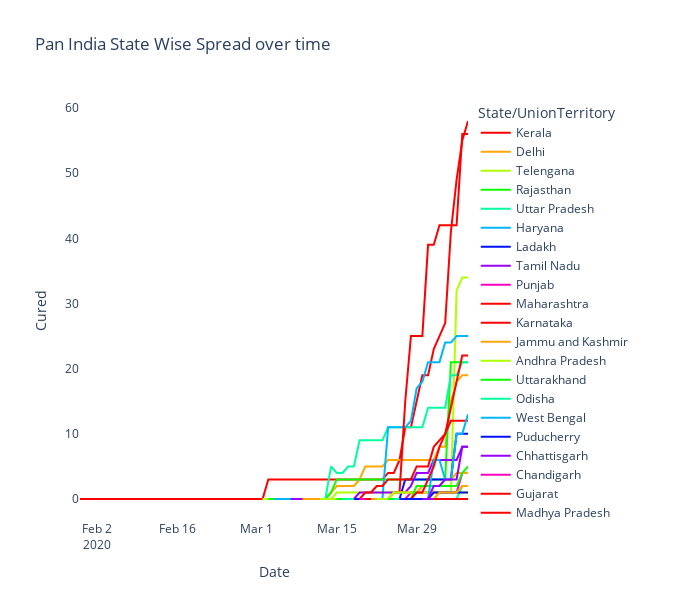

Here is the notebook cell this chart was saved with:
### Code cell
spread = CovidIndia.groupby(['Date', 'State/UnionTerritory'])['Cured'].sum().reset_index().sort_values('Date', ascending=True)
fig = px.line(spread, x="Date", y="Cured",color='State/UnionTerritory',title='Pan India State Wise Spread over time',height=500,
              color_discrete_sequence = px.colors.cyclical.HSV)
fig.update_layout(plot_bgcolor='rgb(275, 270, 273)',width=700, height=600)

### Figure 1 — Plotly figure (JSON) as saved in the notebook; plotly's stock layout.template omitted (floating-point values rounded to 4 significant figures)
{"data": [{"hovertemplate": "State/UnionTerritory=Kerala<br>Date=%{x}<br>Cured=%{y}<extra></extra>", "legendgroup": "Kerala", "line": {"color": "#ff0000", "dash": "solid"}, "mode": "lines", "name": "Kerala", "showlegend": true, "type": "scatter", "x": ["2020-01-30T00:00:00", "2020-01-31T00:00:00", "2020-02-01T00:00:00", "2020-02-02T00:00:00", "2020-02-03T00:00:00", "2020-02-04T00:00:00", "2020-02-05T00:00:00", "2020-02-06T00:00:00", "2020-02-07T00:00:00", "2020-02-08T00:00:00", "2020-02-09T00:00:00", "2020-02-10T00:00:00", "2020-02-11T00:00:00", "2020-02-12T00:00:00", "2020-02-13T00:00:00", "2020-02-14T00:00:00", "2020-02-15T00:00:00", "2020-02-16T00:00:00", "2020-02-17T00:00:00", "2020-02-18T00:00:00", "2020-02-19T00:00:00", "2020-02-20T00:00:00", "2020-02-21T00:00:00", "2020-02-22T00:00:00", "2020-02-23T00:00:00", "2020-02-24T00:00:00", "2020-02-25T00:00:00", "2020-02-26T00:00:00", "2020-02-27T00:00:00", "2020-02-28T00:00:00", "2020-02-29T00:00:00", "2020-03-01T00:00:00", "2020-03-02T00:00:00", "2020-03-03T00:00:00", "2020-03-04T00:00:00", "2020-03-05T00:00:00", "2020-03-06T00:00:00", "2020-03-07T00:00:00", "2020-03-08T00:00:00", "2020-03-09T00:00:00", "2020-03-10T00:00:00", "2020-03-11T00:00:00", "2020-03-12T00:00:00", "2020-03-13T00:00:00", "2020-03-14T00:00:00", "2020-03-15T00:00:00", "2020-03-16T00:00:00", "2020-03-17T00:00:00", "2020-03-18T00:00:00", "2020-03-19T00:00:00", "2020-03-20T00:00:00", "2020-03-21T00:00:00", "2020-03-22T00:00:00", "2020-03-23T00:00:00", "2020-03-24T00:00:00", "2020-03-25T00:00:00", "2020-03-26T00:00:00", "2020-03-27T00:00:00", "2020-03-28T00:00:00", "2020-03-29T00:00:00", "2020-03-30T00:00:00", "2020-03-31T00:00:00", "2020-04-01T00:00:00", "2020-04-02T00:00:00", "2020-04-03T00:00:00", "2020-04-04T00:00:00", "2020-04-05T00:00:00", "2020-04-06T00:00:00", "2020-04-07T00:00:00"], "xaxis": "x", "y": [0, 0, 0, 0, 0, 0, 0, 0, 0, 0, 0, 0, 0, 0, 0, 0, 0, 0, 0, 0, 0, 0, 0, 0, 0, 0, 0, 0, 0, 0, 0, 0, 0, 3, 3, 3, 3, 3, 3, 3, 3, 3, 3, 3, 3, 3, 3, 3, 3, 3, 3, 3, 3, 3, 4, 4, 6, 11, 11, 15, 19, 19, 23, 25, 27, 41, 49, 55, 58], "yaxis": "y"}, {"hovertemplate": "State/UnionTerritory=Delhi<br>Date=%{x}<br>Cured=%{y}<extra></extra>", "legendgroup": "Delhi", "line": {"color": "#ffa700", "dash": "solid"}, "mode": "lines", "name": "Delhi", "showlegend": true, "type": "scatter", "x": ["2020-03-02T00:00:00", "2020-03-03T00:00:00", "2020-03-04T00:00:00", "2020-03-05T00:00:00", "2020-03-06T00:00:00", "2020-03-07T00:00:00", "2020-03-08T00:00:00", "2020-03-09T00:00:00", "2020-03-10T00:00:00", "2020-03-11T00:00:00", "2020-03-12T00:00:00", "2020-03-13T00:00:00", "2020-03-14T00:00:00", "2020-03-15T00:00:00", "2020-03-16T00:00:00", "2020-03-17T00:00:00", "2020-03-18T00:00:00", "2020-03-19T00:00:00", "2020-03-20T00:00:00", "2020-03-21T00:00:00", "2020-03-22T00:00:00", "2020-03-23T00:00:00", "2020-03-24T00:00:00", "2020-03-25T00:00:00", "2020-03-26T00:00:00", "2020-03-27T00:00:00", "2020-03-28T00:00:00", "2020-03-29T00:00:00", "2020-03-30T00:00:00", "2020-03-31T00:00:00", "2020-04-01T00:00:00", "2020-04-02T00:00:00", "2020-04-03T00:00:00", "2020-04-04T00:00:00", "2020-04-05T00:00:00", "2020-04-06T00:00:00", "2020-04-07T00:00:00"], "xaxis": "x", "y": [0, 0, 0, 0, 0, 0, 0, 0, 0, 0, 0, 0, 1, 2, 2, 2, 2, 3, 5, 5, 5, 5, 6, 6, 6, 6, 6, 6, 6, 6, 6, 8, 8, 15, 18, 19, 19], "yaxis": "y"}, {"hovertemplate": "State/UnionTerritory=Telengana<br>Date=%{x}<br>Cured=%{y}<extra></extra>", "legendgroup": "Telengana", "line": {"color": "#afff00", "dash": "solid"}, "mode": "lines", "name": "Telengana", "showlegend": true, "type": "scatter", "x": ["2020-03-02T00:00:00", "2020-03-03T00:00:00", "2020-03-04T00:00:00", "2020-03-05T00:00:00", "2020-03-06T00:00:00", "2020-03-07T00:00:00", "2020-03-08T00:00:00", "2020-03-09T00:00:00", "2020-03-10T00:00:00", "2020-03-11T00:00:00", "2020-03-12T00:00:00", "2020-03-13T00:00:00", "2020-03-14T00:00:00", "2020-03-15T00:00:00", "2020-03-16T00:00:00", "2020-03-17T00:00:00", "2020-03-18T00:00:00", "2020-03-19T00:00:00", "2020-03-20T00:00:00", "2020-03-21T00:00:00", "2020-03-22T00:00:00", "2020-03-23T00:00:00", "2020-03-24T00:00:00", "2020-03-25T00:00:00", "2020-03-26T00:00:00", "2020-03-27T00:00:00", "2020-03-28T00:00:00", "2020-03-29T00:00:00", "2020-03-30T00:00:00", "2020-03-31T00:00:00", "2020-04-01T00:00:00", "2020-04-02T00:00:00", "2020-04-03T00:00:00", "2020-04-04T00:00:00", "2020-04-05T00:00:00", "2020-04-06T00:00:00", "2020-04-07T00:00:00"], "xaxis": "x", "y": [0, 0, 0, 0, 0, 0, 0, 0, 0, 0, 0, 0, 0, 1, 1, 1, 1, 1, 1, 1, 1, 1, 1, 1, 1, 1, 1, 1, 1, 1, 1, 1, 1, 1, 32, 34, 34], "yaxis": "y"}, {"hovertemplate": "State/UnionTerritory=Rajasthan<br>Date=%{x}<br>Cured=%{y}<extra></extra>", "legendgroup": "Rajasthan", "line": {"color": "#08ff00", "dash": "solid"}, "mode": "lines", "name": "Rajasthan", "showlegend": true, "type": "scatter", "x": ["2020-03-03T00:00:00", "2020-03-04T00:00:00", "2020-03-05T00:00:00", "2020-03-06T00:00:00", "2020-03-07T00:00:00", "2020-03-08T00:00:00", "2020-03-09T00:00:00", "2020-03-10T00:00:00", "2020-03-11T00:00:00", "2020-03-12T00:00:00", "2020-03-13T00:00:00", "2020-03-14T00:00:00", "2020-03-15T00:00:00", "2020-03-16T00:00:00", "2020-03-17T00:00:00", "2020-03-18T00:00:00", "2020-03-19T00:00:00", "2020-03-20T00:00:00", "2020-03-21T00:00:00", "2020-03-22T00:00:00", "2020-03-23T00:00:00", "2020-03-24T00:00:00", "2020-03-25T00:00:00", "2020-03-26T00:00:00", "2020-03-27T00:00:00", "2020-03-28T00:00:00", "2020-03-29T00:00:00", "2020-03-30T00:00:00", "2020-03-31T00:00:00", "2020-04-01T00:00:00", "2020-04-02T00:00:00", "2020-04-03T00:00:00", "2020-04-04T00:00:00", "2020-04-05T00:00:00", "2020-04-06T00:00:00", "2020-04-07T00:00:00"], "xaxis": "x", "y": [0, 0, 0, 0, 0, 0, 0, 0, 0, 0, 0, 1, 3, 3, 3, 3, 3, 3, 3, 3, 3, 3, 3, 3, 3, 3, 3, 3, 3, 3, 3, 3, 21, 21, 21, 21], "yaxis": "y"}, {"hovertemplate": "State/UnionTerritory=Uttar Pradesh<br>Date=%{x}<br>Cured=%{y}<extra></extra>", "legendgroup": "Uttar Pradesh", "line": {"color": "#00ff9f", "dash": "solid"}, "mode": "lines", "name": "Uttar Pradesh", "showlegend": true, "type": "scatter", "x": ["2020-03-04T00:00:00", "2020-03-05T00:00:00", "2020-03-06T00:00:00", "2020-03-07T00:00:00", "2020-03-08T00:00:00", "2020-03-09T00:00:00", "2020-03-10T00:00:00", "2020-03-11T00:00:00", "2020-03-12T00:00:00", "2020-03-13T00:00:00", "2020-03-14T00:00:00", "2020-03-15T00:00:00", "2020-03-16T00:00:00", "2020-03-17T00:00:00", "2020-03-18T00:00:00", "2020-03-19T00:00:00", "2020-03-20T00:00:00", "2020-03-21T00:00:00", "2020-03-22T00:00:00", "2020-03-23T00:00:00", "2020-03-24T00:00:00", "2020-03-25T00:00:00", "2020-03-26T00:00:00", "2020-03-27T00:00:00", "2020-03-28T00:00:00", "2020-03-29T00:00:00", "2020-03-30T00:00:00", "2020-03-31T00:00:00", "2020-04-01T00:00:00", "2020-04-02T00:00:00", "2020-04-03T00:00:00", "2020-04-04T00:00:00", "2020-04-05T00:00:00", "2020-04-06T00:00:00", "2020-04-07T00:00:00"], "xaxis": "x", "y": [0, 0, 0, 0, 0, 0, 0, 0, 0, 0, 5, 4, 4, 5, 5, 9, 9, 9, 9, 9, 11, 11, 11, 11, 11, 11, 11, 14, 14, 14, 14, 19, 19, 21, 21], "yaxis": "y"}, {"hovertemplate": "State/UnionTerritory=Haryana<br>Date=%{x}<br>Cured=%{y}<extra></extra>", "legendgroup": "Haryana", "line": {"color": "#00b7ff", "dash": "solid"}, "mode": "lines", "name": "Haryana", "showlegend": true, "type": "scatter", "x": ["2020-03-04T00:00:00", "2020-03-05T00:00:00", "2020-03-06T00:00:00", "2020-03-07T00:00:00", "2020-03-08T00:00:00", "2020-03-09T00:00:00", "2020-03-10T00:00:00", "2020-03-11T00:00:00", "2020-03-12T00:00:00", "2020-03-13T00:00:00", "2020-03-14T00:00:00", "2020-03-15T00:00:00", "2020-03-16T00:00:00", "2020-03-17T00:00:00", "2020-03-18T00:00:00", "2020-03-19T00:00:00", "2020-03-20T00:00:00", "2020-03-21T00:00:00", "2020-03-22T00:00:00", "2020-03-23T00:00:00", "2020-03-24T00:00:00", "2020-03-25T00:00:00", "2020-03-26T00:00:00", "2020-03-27T00:00:00", "2020-03-28T00:00:00", "2020-03-29T00:00:00", "2020-03-30T00:00:00", "2020-03-31T00:00:00", "2020-04-01T00:00:00", "2020-04-02T00:00:00", "2020-04-03T00:00:00", "2020-04-04T00:00:00", "2020-04-05T00:00:00", "2020-04-06T00:00:00", "2020-04-07T00:00:00"], "xaxis": "x", "y": [0, 0, 0, 0, 0, 0, 0, 0, 0, 0, 0, 0, 0, 0, 0, 0, 0, 0, 0, 0, 11, 11, 11, 11, 12, 17, 18, 21, 21, 21, 24, 24, 25, 25, 25], "yaxis": "y"}, {"hovertemplate": "State/UnionTerritory=Ladakh<br>Date=%{x}<br>Cured=%{y}<extra></extra>", "legendgroup": "Ladakh", "line": {"color": "#0010ff", "dash": "solid"}, "mode": "lines", "name": "Ladakh", "showlegend": true, "type": "scatter", "x": ["2020-03-07T00:00:00", "2020-03-08T00:00:00", "2020-03-09T00:00:00", "2020-03-10T00:00:00", "2020-03-11T00:00:00", "2020-03-12T00:00:00", "2020-03-13T00:00:00", "2020-03-14T00:00:00", "2020-03-15T00:00:00", "2020-03-16T00:00:00", "2020-03-17T00:00:00", "2020-03-18T00:00:00", "2020-03-19T00:00:00", "2020-03-20T00:00:00", "2020-03-21T00:00:00", "2020-03-22T00:00:00", "2020-03-23T00:00:00", "2020-03-24T00:00:00", "2020-03-25T00:00:00", "2020-03-26T00:00:00", "2020-03-27T00:00:00", "2020-03-28T00:00:00", "2020-03-29T00:00:00", "2020-03-30T00:00:00", "2020-03-31T00:00:00", "2020-04-01T00:00:00", "2020-04-02T00:00:00", "2020-04-03T00:00:00", "2020-04-04T00:00:00", "2020-04-05T00:00:00", "2020-04-06T00:00:00", "2020-04-07T00:00:00"], "xaxis": "x", "y": [0, 0, 0, 0, 0, 0, 0, 0, 0, 0, 0, 0, 0, 0, 0, 0, 0, 0, 0, 0, 3, 3, 3, 3, 3, 3, 3, 3, 3, 10, 10, 10], "yaxis": "y"}, {"hovertemplate": "State/UnionTerritory=Tamil Nadu<br>Date=%{x}<br>Cured=%{y}<extra></extra>", "legendgroup": "Tamil Nadu", "line": {"color": "#9700ff", "dash": "solid"}, "mode": "lines", "name": "Tamil Nadu", "showlegend": true, "type": "scatter", "x": ["2020-03-07T00:00:00", "2020-03-08T00:00:00", "2020-03-09T00:00:00", "2020-03-10T00:00:00", "2020-03-11T00:00:00", "2020-03-12T00:00:00", "2020-03-13T00:00:00", "2020-03-14T00:00:00", "2020-03-15T00:00:00", "2020-03-16T00:00:00", "2020-03-17T00:00:00", "2020-03-18T00:00:00", "2020-03-19T00:00:00", "2020-03-20T00:00:00", "2020-03-21T00:00:00", "2020-03-22T00:00:00", "2020-03-23T00:00:00", "2020-03-24T00:00:00", "2020-03-25T00:00:00", "2020-03-26T00:00:00", "2020-03-27T00:00:00", "2020-03-28T00:00:00", "2020-03-29T00:00:00", "2020-03-30T00:00:00", "2020-03-31T00:00:00", "2020-04-01T00:00:00", "2020-04-02T00:00:00", "2020-04-03T00:00:00", "2020-04-04T00:00:00", "2020-04-05T00:00:00", "2020-04-06T00:00:00", "2020-04-07T00:00:00"], "xaxis": "x", "y": [0, 0, 0, 0, 0, 0, 0, 0, 0, 0, 0, 0, 1, 1, 1, 1, 1, 1, 1, 1, 1, 2, 4, 4, 4, 6, 6, 6, 6, 6, 8, 8], "yaxis": "y"}, {"hovertemplate": "State/UnionTerritory=Punjab<br>Date=%{x}<br>Cured=%{y}<extra></extra>", "legendgroup": "Punjab", "line": {"color": "#ff00bf", "dash": "solid"}, "mode": "lines", "name": "Punjab", "showlegend": true, "type": "scatter", "x": ["2020-03-09T00:00:00", "2020-03-10T00:00:00", "2020-03-11T00:00:00", "2020-03-12T00:00:00", "2020-03-13T00:00:00", "2020-03-14T00:00:00", "2020-03-15T00:00:00", "2020-03-16T00:00:00", "2020-03-17T00:00:00", "2020-03-18T00:00:00", "2020-03-19T00:00:00", "2020-03-20T00:00:00", "2020-03-21T00:00:00", "2020-03-22T00:00:00", "2020-03-23T00:00:00", "2020-03-24T00:00:00", "2020-03-25T00:00:00", "2020-03-26T00:00:00", "2020-03-27T00:00:00", "2020-03-28T00:00:00", "2020-03-29T00:00:00", "2020-03-30T00:00:00", "2020-03-31T00:00:00", "2020-04-01T00:00:00", "2020-04-02T00:00:00", "2020-04-03T00:00:00", "2020-04-04T00:00:00", "2020-04-05T00:00:00", "2020-04-06T00:00:00", "2020-04-07T00:00:00"], "xaxis": "x", "y": [0, 0, 0, 0, 0, 0, 0, 0, 0, 0, 0, 0, 0, 0, 0, 0, 0, 0, 0, 1, 1, 1, 1, 1, 1, 1, 1, 1, 4, 4], "yaxis": "y"}, {"hovertemplate": "State/UnionTerritory=Maharashtra<br>Date=%{x}<br>Cured=%{y}<extra></extra>", "legendgroup": "Maharashtra", "line": {"color": "#ff0000", "dash": "solid"}, "mode": "lines", "name": "Maharashtra", "showlegend": true, "type": "scatter", "x": ["2020-03-09T00:00:00", "2020-03-10T00:00:00", "2020-03-11T00:00:00", "2020-03-12T00:00:00", "2020-03-13T00:00:00", "2020-03-14T00:00:00", "2020-03-15T00:00:00", "2020-03-16T00:00:00", "2020-03-17T00:00:00", "2020-03-18T00:00:00", "2020-03-19T00:00:00", "2020-03-20T00:00:00", "2020-03-21T00:00:00", "2020-03-22T00:00:00", "2020-03-23T00:00:00", "2020-03-24T00:00:00", "2020-03-25T00:00:00", "2020-03-26T00:00:00", "2020-03-27T00:00:00", "2020-03-28T00:00:00", "2020-03-29T00:00:00", "2020-03-30T00:00:00", "2020-03-31T00:00:00", "2020-04-01T00:00:00", "2020-04-02T00:00:00", "2020-04-03T00:00:00", "2020-04-04T00:00:00", "2020-04-05T00:00:00", "2020-04-06T00:00:00", "2020-04-07T00:00:00"], "xaxis": "x", "y": [0, 0, 0, 0, 0, 0, 0, 0, 0, 0, 0, 0, 0, 0, 0, 0, 1, 1, 15, 25, 25, 25, 39, 39, 42, 42, 42, 42, 56, 56], "yaxis": "y"}, {"hovertemplate": "State/UnionTerritory=Karnataka<br>Date=%{x}<br>Cured=%{y}<extra></extra>", "legendgroup": "Karnataka", "line": {"color": "#ff0000", "dash": "solid"}, "mode": "lines", "name": "Karnataka", "showlegend": true, "type": "scatter", "x": ["2020-03-09T00:00:00", "2020-03-10T00:00:00", "2020-03-11T00:00:00", "2020-03-12T00:00:00", "2020-03-13T00:00:00", "2020-03-14T00:00:00", "2020-03-15T00:00:00", "2020-03-16T00:00:00", "2020-03-17T00:00:00", "2020-03-18T00:00:00", "2020-03-19T00:00:00", "2020-03-20T00:00:00", "2020-03-21T00:00:00", "2020-03-22T00:00:00", "2020-03-23T00:00:00", "2020-03-24T00:00:00", "2020-03-25T00:00:00", "2020-03-26T00:00:00", "2020-03-27T00:00:00", "2020-03-28T00:00:00", "2020-03-29T00:00:00", "2020-03-30T00:00:00", "2020-03-31T00:00:00", "2020-04-01T00:00:00", "2020-04-02T00:00:00", "2020-04-03T00:00:00", "2020-04-04T00:00:00", "2020-04-05T00:00:00", "2020-04-06T00:00:00", "2020-04-07T00:00:00"], "xaxis": "x", "y": [0, 0, 0, 0, 0, 0, 0, 0, 0, 0, 0, 1, 1, 2, 2, 3, 3, 3, 3, 3, 5, 5, 5, 8, 9, 10, 12, 12, 12, 12], "yaxis": "y"}, {"hovertemplate": "State/UnionTerritory=Jammu and Kashmir<br>Date=%{x}<br>Cured=%{y}<extra></extra>", "legendgroup": "Jammu and Kashmir", "line": {"color": "#ffa700", "dash": "solid"}, "mode": "lines", "name": "Jammu and Kashmir", "showlegend": true, "type": "scatter", "x": ["2020-03-09T00:00:00", "2020-03-10T00:00:00", "2020-03-11T00:00:00", "2020-03-12T00:00:00", "2020-03-13T00:00:00", "2020-03-14T00:00:00", "2020-03-15T00:00:00", "2020-03-16T00:00:00", "2020-03-17T00:00:00", "2020-03-18T00:00:00", "2020-03-19T00:00:00", "2020-03-20T00:00:00", "2020-03-21T00:00:00", "2020-03-22T00:00:00", "2020-03-23T00:00:00", "2020-03-24T00:00:00", "2020-03-25T00:00:00", "2020-03-26T00:00:00", "2020-03-27T00:00:00", "2020-03-28T00:00:00", "2020-03-29T00:00:00", "2020-03-30T00:00:00", "2020-03-31T00:00:00", "2020-04-01T00:00:00", "2020-04-02T00:00:00", "2020-04-03T00:00:00", "2020-04-04T00:00:00", "2020-04-05T00:00:00", "2020-04-06T00:00:00", "2020-04-07T00:00:00"], "xaxis": "x", "y": [0, 0, 0, 0, 0, 0, 0, 0, 0, 0, 0, 0, 0, 0, 0, 0, 1, 1, 1, 1, 1, 2, 2, 2, 2, 3, 3, 4, 4, 4], "yaxis": "y"}, {"hovertemplate": "State/UnionTerritory=Andhra Pradesh<br>Date=%{x}<br>Cured=%{y}<extra></extra>", "legendgroup": "Andhra Pradesh", "line": {"color": "#afff00", "dash": "solid"}, "mode": "lines", "name": "Andhra Pradesh", "showlegend": true, "type": "scatter", "x": ["2020-03-12T00:00:00", "2020-03-13T00:00:00", "2020-03-14T00:00:00", "2020-03-15T00:00:00", "2020-03-16T00:00:00", "2020-03-17T00:00:00", "2020-03-18T00:00:00", "2020-03-19T00:00:00", "2020-03-20T00:00:00", "2020-03-21T00:00:00", "2020-03-22T00:00:00", "2020-03-23T00:00:00", "2020-03-24T00:00:00", "2020-03-25T00:00:00", "2020-03-26T00:00:00", "2020-03-27T00:00:00", "2020-03-28T00:00:00", "2020-03-29T00:00:00", "2020-03-30T00:00:00", "2020-03-31T00:00:00", "2020-04-01T00:00:00", "2020-04-02T00:00:00", "2020-04-03T00:00:00", "2020-04-04T00:00:00", "2020-04-05T00:00:00", "2020-04-06T00:00:00", "2020-04-07T00:00:00"], "xaxis": "x", "y": [0, 0, 0, 0, 0, 0, 0, 0, 0, 0, 0, 0, 0, 1, 1, 1, 1, 1, 1, 1, 1, 1, 1, 1, 1, 1, 1], "yaxis": "y"}, {"hovertemplate": "State/UnionTerritory=Uttarakhand<br>Date=%{x}<br>Cured=%{y}<extra></extra>", "legendgroup": "Uttarakhand", "line": {"color": "#08ff00", "dash": "solid"}, "mode": "lines", "name": "Uttarakhand", "showlegend": true, "type": "scatter", "x": ["2020-03-15T00:00:00", "2020-03-16T00:00:00", "2020-03-17T00:00:00", "2020-03-18T00:00:00", "2020-03-19T00:00:00", "2020-03-20T00:00:00", "2020-03-21T00:00:00", "2020-03-22T00:00:00", "2020-03-23T00:00:00", "2020-03-24T00:00:00", "2020-03-25T00:00:00", "2020-03-26T00:00:00", "2020-03-27T00:00:00", "2020-03-28T00:00:00", "2020-03-29T00:00:00", "2020-03-30T00:00:00", "2020-03-31T00:00:00", "2020-04-01T00:00:00", "2020-04-02T00:00:00", "2020-04-03T00:00:00", "2020-04-04T00:00:00", "2020-04-05T00:00:00", "2020-04-06T00:00:00", "2020-04-07T00:00:00"], "xaxis": "x", "y": [0, 0, 0, 0, 0, 0, 0, 0, 0, 0, 0, 0, 0, 0, 2, 2, 2, 2, 2, 2, 2, 2, 4, 5], "yaxis": "y"}, {"hovertemplate": "State/UnionTerritory=Odisha<br>Date=%{x}<br>Cured=%{y}<extra></extra>", "legendgroup": "Odisha", "line": {"color": "#00ff9f", "dash": "solid"}, "mode": "lines", "name": "Odisha", "showlegend": true, "type": "scatter", "x": ["2020-03-16T00:00:00", "2020-03-17T00:00:00", "2020-03-18T00:00:00", "2020-03-19T00:00:00", "2020-03-20T00:00:00", "2020-03-21T00:00:00", "2020-03-22T00:00:00", "2020-03-23T00:00:00", "2020-03-24T00:00:00", "2020-03-25T00:00:00", "2020-03-26T00:00:00", "2020-03-27T00:00:00", "2020-03-28T00:00:00", "2020-03-29T00:00:00", "2020-03-30T00:00:00", "2020-03-31T00:00:00", "2020-04-01T00:00:00", "2020-04-02T00:00:00", "2020-04-03T00:00:00", "2020-04-04T00:00:00", "2020-04-05T00:00:00", "2020-04-06T00:00:00", "2020-04-07T00:00:00"], "xaxis": "x", "y": [0, 0, 0, 0, 0, 0, 0, 0, 0, 0, 0, 0, 0, 0, 0, 0, 0, 0, 0, 0, 0, 2, 2], "yaxis": "y"}, {"hovertemplate": "State/UnionTerritory=West Bengal<br>Date=%{x}<br>Cured=%{y}<extra></extra>", "legendgroup": "West Bengal", "line": {"color": "#00b7ff", "dash": "solid"}, "mode": "lines", "name": "West Bengal", "showlegend": true, "type": "scatter", "x": ["2020-03-18T00:00:00", "2020-03-19T00:00:00", "2020-03-20T00:00:00", "2020-03-21T00:00:00", "2020-03-22T00:00:00", "2020-03-23T00:00:00", "2020-03-24T00:00:00", "2020-03-25T00:00:00", "2020-03-26T00:00:00", "2020-03-27T00:00:00", "2020-03-28T00:00:00", "2020-03-29T00:00:00", "2020-03-30T00:00:00", "2020-03-31T00:00:00", "2020-04-01T00:00:00", "2020-04-02T00:00:00", "2020-04-03T00:00:00", "2020-04-04T00:00:00", "2020-04-05T00:00:00", "2020-04-06T00:00:00", "2020-04-07T00:00:00"], "xaxis": "x", "y": [0, 0, 0, 0, 0, 0, 0, 0, 0, 0, 0, 0, 0, 0, 6, 6, 3, 3, 10, 10, 13], "yaxis": "y"}, {"hovertemplate": "State/UnionTerritory=Puducherry<br>Date=%{x}<br>Cured=%{y}<extra></extra>", "legendgroup": "Puducherry", "line": {"color": "#0010ff", "dash": "solid"}, "mode": "lines", "name": "Puducherry", "showlegend": true, "type": "scatter", "x": ["2020-03-18T00:00:00", "2020-03-19T00:00:00", "2020-03-20T00:00:00", "2020-03-21T00:00:00", "2020-03-22T00:00:00", "2020-03-23T00:00:00", "2020-03-24T00:00:00", "2020-03-25T00:00:00", "2020-03-26T00:00:00", "2020-03-27T00:00:00", "2020-03-28T00:00:00", "2020-03-29T00:00:00", "2020-03-30T00:00:00", "2020-03-31T00:00:00", "2020-04-01T00:00:00", "2020-04-02T00:00:00", "2020-04-03T00:00:00", "2020-04-04T00:00:00", "2020-04-05T00:00:00", "2020-04-06T00:00:00", "2020-04-07T00:00:00"], "xaxis": "x", "y": [0, 0, 0, 0, 0, 0, 0, 0, 0, 0, 0, 0, 0, 0, 1, 1, 1, 1, 1, 1, 1], "yaxis": "y"}, {"hovertemplate": "State/UnionTerritory=Chhattisgarh<br>Date=%{x}<br>Cured=%{y}<extra></extra>", "legendgroup": "Chhattisgarh", "line": {"color": "#9700ff", "dash": "solid"}, "mode": "lines", "name": "Chhattisgarh", "showlegend": true, "type": "scatter", "x": ["2020-03-19T00:00:00", "2020-03-20T00:00:00", "2020-03-21T00:00:00", "2020-03-22T00:00:00", "2020-03-23T00:00:00", "2020-03-24T00:00:00", "2020-03-25T00:00:00", "2020-03-26T00:00:00", "2020-03-27T00:00:00", "2020-03-28T00:00:00", "2020-03-29T00:00:00", "2020-03-30T00:00:00", "2020-03-31T00:00:00", "2020-04-01T00:00:00", "2020-04-02T00:00:00", "2020-04-03T00:00:00", "2020-04-04T00:00:00", "2020-04-05T00:00:00", "2020-04-06T00:00:00", "2020-04-07T00:00:00"], "xaxis": "x", "y": [0, 0, 0, 0, 0, 0, 0, 0, 0, 0, 0, 0, 0, 2, 2, 3, 3, 3, 8, 8], "yaxis": "y"}, {"hovertemplate": "State/UnionTerritory=Chandigarh<br>Date=%{x}<br>Cured=%{y}<extra></extra>", "legendgroup": "Chandigarh", "line": {"color": "#ff00bf", "dash": "solid"}, "mode": "lines", "name": "Chandigarh", "showlegend": true, "type": "scatter", "x": ["2020-03-19T00:00:00", "2020-03-20T00:00:00", "2020-03-21T00:00:00", "2020-03-22T00:00:00", "2020-03-23T00:00:00", "2020-03-24T00:00:00", "2020-03-25T00:00:00", "2020-03-26T00:00:00", "2020-03-27T00:00:00", "2020-03-28T00:00:00", "2020-03-29T00:00:00", "2020-03-30T00:00:00", "2020-03-31T00:00:00", "2020-04-01T00:00:00", "2020-04-02T00:00:00", "2020-04-03T00:00:00", "2020-04-04T00:00:00", "2020-04-05T00:00:00", "2020-04-06T00:00:00", "2020-04-07T00:00:00"], "xaxis": "x", "y": [0, 0, 0, 0, 0, 0, 0, 0, 0, 0, 0, 0, 0, 0, 0, 0, 0, 0, 0, 0], "yaxis": "y"}, {"hovertemplate": "State/UnionTerritory=Gujarat<br>Date=%{x}<br>Cured=%{y}<extra></extra>", "legendgroup": "Gujarat", "line": {"color": "#ff0000", "dash": "solid"}, "mode": "lines", "name": "Gujarat", "showlegend": true, "type": "scatter", "x": ["2020-03-20T00:00:00", "2020-03-21T00:00:00", "2020-03-22T00:00:00", "2020-03-23T00:00:00", "2020-03-24T00:00:00", "2020-03-25T00:00:00", "2020-03-26T00:00:00", "2020-03-27T00:00:00", "2020-03-28T00:00:00", "2020-03-29T00:00:00", "2020-03-30T00:00:00", "2020-03-31T00:00:00", "2020-04-01T00:00:00", "2020-04-02T00:00:00", "2020-04-03T00:00:00", "2020-04-04T00:00:00", "2020-04-05T00:00:00", "2020-04-06T00:00:00", "2020-04-07T00:00:00"], "xaxis": "x", "y": [0, 0, 0, 0, 0, 0, 0, 0, 0, 1, 1, 3, 5, 8, 10, 14, 18, 22, 22], "yaxis": "y"}, {"hovertemplate": "State/UnionTerritory=Madhya Pradesh<br>Date=%{x}<br>Cured=%{y}<extra></extra>", "legendgroup": "Madhya Pradesh", "line": {"color": "#ff0000", "dash": "solid"}, "mode": "lines", "name": "Madhya Pradesh", "showlegend": true, "type": "scatter", "x": ["2020-03-21T00:00:00", "2020-03-22T00:00:00", "2020-03-23T00:00:00", "2020-03-24T00:00:00", "2020-03-25T00:00:00", "2020-03-26T00:00:00", "2020-03-27T00:00:00", "2020-03-28T00:00:00", "2020-03-29T00:00:00", "2020-03-30T00:00:00", "2020-03-31T00:00:00", "2020-04-01T00:00:00", "2020-04-02T00:00:00", "2020-04-03T00:00:00", "2020-04-04T00:00:00", "2020-04-05T00:00:00", "2020-04-06T00:00:00", "2020-04-07T00:00:00"], "xaxis": "x", "y": [0, 0, 0, 0, 0, 0, 0, 0, 0, 0, 0, 0, 0, 0, 0, 0, 0, 0], "yaxis": "y"}, {"hovertemplate": "State/UnionTerritory=Himachal Pradesh<br>Date=%{x}<br>Cured=%{y}<extra></extra>", "legendgroup": "Himachal Pradesh", "line": {"color": "#ffa700", "dash": "solid"}, "mode": "lines", "name": "Himachal Pradesh", "showlegend": true, "type": "scatter", "x": ["2020-03-21T00:00:00", "2020-03-22T00:00:00", "2020-03-23T00:00:00", "2020-03-24T00:00:00", "2020-03-25T00:00:00", "2020-03-26T00:00:00", "2020-03-27T00:00:00", "2020-03-28T00:00:00", "2020-03-29T00:00:00", "2020-03-30T00:00:00", "2020-03-31T00:00:00", "2020-04-01T00:00:00", "2020-04-02T00:00:00", "2020-04-03T00:00:00", "2020-04-04T00:00:00", "2020-04-05T00:00:00", "2020-04-06T00:00:00", "2020-04-07T00:00:00"], "xaxis": "x", "y": [0, 0, 0, 0, 0, 0, 0, 0, 0, 0, 0, 0, 1, 1, 1, 1, 2, 2], "yaxis": "y"}, {"hovertemplate": "State/UnionTerritory=Bihar<br>Date=%{x}<br>Cured=%{y}<extra></extra>", "legendgroup": "Bihar", "line": {"color": "#afff00", "dash": "solid"}, "mode": "lines", "name": "Bihar", "showlegend": true, "type": "scatter", "x": ["2020-03-22T00:00:00", "2020-03-23T00:00:00", "2020-03-24T00:00:00", "2020-03-25T00:00:00", "2020-03-26T00:00:00", "2020-03-27T00:00:00", "2020-03-28T00:00:00", "2020-03-29T00:00:00", "2020-03-30T00:00:00", "2020-03-31T00:00:00", "2020-04-01T00:00:00", "2020-04-02T00:00:00", "2020-04-03T00:00:00", "2020-04-04T00:00:00", "2020-04-05T00:00:00", "2020-04-06T00:00:00", "2020-04-07T00:00:00"], "xaxis": "x", "y": [0, 0, 0, 0, 0, 0, 0, 0, 0, 0, 0, 0, 0, 0, 0, 0, 0], "yaxis": "y"}, {"hovertemplate": "State/UnionTerritory=Manipur<br>Date=%{x}<br>Cured=%{y}<extra></extra>", "legendgroup": "Manipur", "line": {"color": "#08ff00", "dash": "solid"}, "mode": "lines", "name": "Manipur", "showlegend": true, "type": "scatter", "x": ["2020-03-24T00:00:00", "2020-03-25T00:00:00", "2020-03-26T00:00:00", "2020-03-27T00:00:00", "2020-03-28T00:00:00", "2020-03-29T00:00:00", "2020-03-30T00:00:00", "2020-03-31T00:00:00", "2020-04-01T00:00:00", "2020-04-02T00:00:00", "2020-04-03T00:00:00", "2020-04-04T00:00:00", "2020-04-05T00:00:00", "2020-04-06T00:00:00", "2020-04-07T00:00:00"], "xaxis": "x", "y": [0, 0, 0, 0, 0, 0, 0, 0, 0, 0, 0, 0, 0, 0, 0], "yaxis": "y"}, {"hovertemplate": "State/UnionTerritory=Mizoram<br>Date=%{x}<br>Cured=%{y}<extra></extra>", "legendgroup": "Mizoram", "line": {"color": "#00ff9f", "dash": "solid"}, "mode": "lines", "name": "Mizoram", "showlegend": true, "type": "scatter", "x": ["2020-03-25T00:00:00", "2020-03-26T00:00:00", "2020-03-27T00:00:00", "2020-03-28T00:00:00", "2020-03-29T00:00:00", "2020-03-30T00:00:00", "2020-03-31T00:00:00", "2020-04-01T00:00:00", "2020-04-02T00:00:00", "2020-04-03T00:00:00", "2020-04-04T00:00:00", "2020-04-05T00:00:00", "2020-04-06T00:00:00", "2020-04-07T00:00:00"], "xaxis": "x", "y": [0, 0, 0, 0, 0, 0, 0, 0, 0, 0, 0, 0, 0, 0], "yaxis": "y"}, {"hovertemplate": "State/UnionTerritory=Andaman and Nicobar Islands<br>Date=%{x}<br>Cured=%{y}<extra></extra>", "legendgroup": "Andaman and Nicobar Islands", "line": {"color": "#00b7ff", "dash": "solid"}, "mode": "lines", "name": "Andaman and Nicobar Islands", "showlegend": true, "type": "scatter", "x": ["2020-03-26T00:00:00", "2020-03-27T00:00:00", "2020-03-28T00:00:00", "2020-03-29T00:00:00", "2020-03-30T00:00:00", "2020-03-31T00:00:00", "2020-04-01T00:00:00", "2020-04-02T00:00:00", "2020-04-03T00:00:00", "2020-04-04T00:00:00", "2020-04-05T00:00:00", "2020-04-06T00:00:00", "2020-04-07T00:00:00"], "xaxis": "x", "y": [0, 0, 0, 0, 0, 0, 0, 0, 0, 0, 0, 0, 0], "yaxis": "y"}, {"hovertemplate": "State/UnionTerritory=Goa<br>Date=%{x}<br>Cured=%{y}<extra></extra>", "legendgroup": "Goa", "line": {"color": "#0010ff", "dash": "solid"}, "mode": "lines", "name": "Goa", "showlegend": true, "type": "scatter", "x": ["2020-03-26T00:00:00", "2020-03-27T00:00:00", "2020-03-28T00:00:00", "2020-03-29T00:00:00", "2020-03-30T00:00:00", "2020-03-31T00:00:00", "2020-04-01T00:00:00", "2020-04-02T00:00:00", "2020-04-03T00:00:00", "2020-04-04T00:00:00", "2020-04-05T00:00:00", "2020-04-06T00:00:00", "2020-04-07T00:00:00"], "xaxis": "x", "y": [0, 0, 0, 0, 0, 0, 0, 0, 0, 0, 0, 0, 0], "yaxis": "y"}, {"hovertemplate": "State/UnionTerritory=Unassigned<br>Date=%{x}<br>Cured=%{y}<extra></extra>", "legendgroup": "Unassigned", "line": {"color": "#9700ff", "dash": "solid"}, "mode": "lines", "name": "Unassigned", "showlegend": true, "type": "scatter", "x": ["2020-03-30T00:00:00", "2020-03-31T00:00:00", "2020-04-03T00:00:00"], "xaxis": "x", "y": [0, 0, 0], "yaxis": "y"}, {"hovertemplate": "State/UnionTerritory=Assam<br>Date=%{x}<br>Cured=%{y}<extra></extra>", "legendgroup": "Assam", "line": {"color": "#ff00bf", "dash": "solid"}, "mode": "lines", "name": "Assam", "showlegend": true, "type": "scatter", "x": ["2020-04-01T00:00:00", "2020-04-02T00:00:00", "2020-04-03T00:00:00", "2020-04-04T00:00:00", "2020-04-05T00:00:00", "2020-04-06T00:00:00", "2020-04-07T00:00:00"], "xaxis": "x", "y": [0, 0, 0, 0, 0, 0, 0], "yaxis": "y"}, {"hovertemplate": "State/UnionTerritory=Jharkhand<br>Date=%{x}<br>Cured=%{y}<extra></extra>", "legendgroup": "Jharkhand", "line": {"color": "#ff0000", "dash": "solid"}, "mode": "lines", "name": "Jharkhand", "showlegend": true, "type": "scatter", "x": ["2020-04-01T00:00:00", "2020-04-02T00:00:00", "2020-04-03T00:00:00", "2020-04-04T00:00:00", "2020-04-05T00:00:00", "2020-04-06T00:00:00", "2020-04-07T00:00:00"], "xaxis": "x", "y": [0, 0, 0, 0, 0, 0, 0], "yaxis": "y"}, {"hovertemplate": "State/UnionTerritory=Arunachal Pradesh<br>Date=%{x}<br>Cured=%{y}<extra></extra>", "legendgroup": "Arunachal Pradesh", "line": {"color": "#ff0000", "dash": "solid"}, "mode": "lines", "name": "Arunachal Pradesh", "showlegend": true, "type": "scatter", "x": ["2020-04-03T00:00:00", "2020-04-04T00:00:00", "2020-04-05T00:00:00", "2020-04-06T00:00:00", "2020-04-07T00:00:00"], "xaxis": "x", "y": [0, 0, 0, 0, 0], "yaxis": "y"}, {"hovertemplate": "State/UnionTerritory=Tripura<br>Date=%{x}<br>Cured=%{y}<extra></extra>", "legendgroup": "Tripura", "line": {"color": "#ffa700", "dash": "solid"}, "mode": "lines", "name": "Tripura", "showlegend": true, "type": "scatter", "x": ["2020-04-07T00:00:00"], "xaxis": "x", "y": [0], "yaxis": "y"}], "layout": {"height": 600, "legend": {"title": {"text": "State/UnionTerritory"}, "tracegroupgap": 0}, "plot_bgcolor": "rgb(275, 270, 273)", "title": {"text": "Pan India State Wise Spread over time"}, "width": 700, "xaxis": {"anchor": "y", "domain": [0, 1], "title": {"text": "Date"}}, "yaxis": {"anchor": "x", "domain": [0, 1], "title": {"text": "Cured"}}}}
